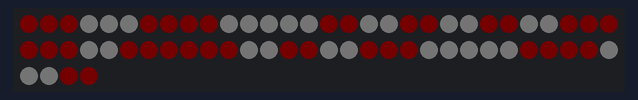
A sketch run on a simulated Arduino Uno, built with avr-gcc and run on an emulated ATmega328P. On the bench: 64 RGB LEDs in strip order, left to right, continuing on the next row. Dim RGB values are drawn brighter than linear.

Above: at 0.1 s.
At 1.1 s:
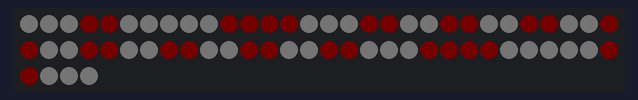
At 2.1 s:
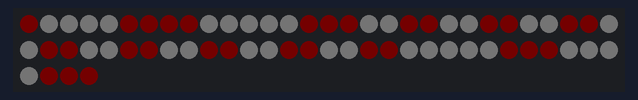
At 3.1 s:
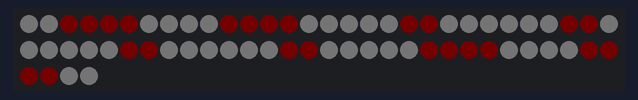
At 4.1 s:
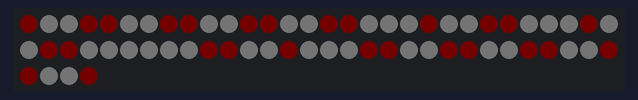
At 5.1 s:
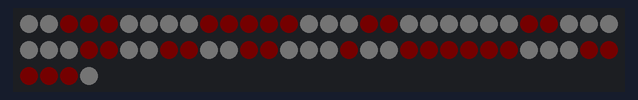

Measured:
- by itself, everything shown: repeats every 6.0 s, in 6 steps
- what the display in image 1 shows lasts 1.0 s, from 1.0 s to 2.0 s

The sketch:

matrix_rgb.ino
```cpp
#include <Adafruit_NeoPixel.h>
#ifdef __AVR__
#include <avr/power.h>
#endif
#define PIN            6
#define NUMPIXELS      64
#define BRIGHTNESS 1
Adafruit_NeoPixel pixels = Adafruit_NeoPixel(NUMPIXELS, PIN, NEO_GRB + NEO_KHZ800);

//COLOURS
uint32_t pixel_off = pixels.Color(0, 0, 0);
uint32_t white = pixels.Color(255, 255, 255);
uint32_t red = pixels.Color(255, 0, 0);

//FONTS MATRIXES
int blank_space[8][8] = {
  {0, 0, 0, 0, 0, 0, 0, 0},
  {0, 0, 0, 0, 0, 0, 0, 0},
  {0, 0, 0, 0, 0, 0, 0, 0},
  {0, 0, 0, 0, 0, 0, 0, 0},
  {0, 0, 0, 0, 0, 0, 0, 0},
  {0, 0, 0, 0, 0, 0, 0, 0},
  {0, 0, 0, 0, 0, 0, 0, 0},
  {0, 0, 0, 0, 0, 0, 0, 0}
};
int A[8][8] = {{0, 0, 0, 1, 1, 1, 1, 0}, {0, 0, 1, 1, 1, 1, 1, 0}, {0, 1, 1, 0, 0, 1, 1, 0}, {0, 1, 1, 0, 0, 1, 1, 0},
  {0, 1, 1, 1, 1, 1, 1, 0}, {0, 1, 1, 1, 1, 1, 1, 0}, {0, 1, 1, 0, 0, 1, 1, 0}, {0, 1, 1, 0, 0, 1, 1, 0}
};
int C[8][8] = {{0, 0, 0, 1, 1, 1, 0, 0}, {0, 0, 1, 1, 1, 1, 1, 0}, {0, 1, 1, 0, 0, 1, 1, 0}, {0, 1, 1, 0, 0, 0, 0, 0},
  {0, 1, 1, 0, 0, 0, 0, 0}, {0, 1, 1, 0, 0, 1, 1, 0}, {0, 0, 1, 1, 1, 1, 1, 0}, {0, 0, 0, 1, 1, 1, 0, 0}
};
int O[8][8] = {{0, 0, 0, 1, 1, 0, 0, 0}, {0, 0, 1, 1, 1, 1, 0, 0}, {0, 1, 1, 0, 0, 1, 1, 0}, {0, 1, 1, 0, 0, 1, 1, 0},
  {0, 1, 1, 0, 0, 1, 1, 0}, {0, 1, 1, 0, 0, 1, 1, 0}, {0, 0, 1, 1, 1, 1, 0, 0}, {0, 0, 0, 1, 1, 0, 0, 0}
};
int D[8][8] = {{0, 1, 1, 1, 1, 0, 0, 0}, {0, 1, 1, 1, 1, 1, 0, 0}, {0, 1, 1, 0, 0, 1, 1, 0}, {0, 1, 1, 0, 0, 1, 1, 0},
  {0, 1, 1, 0, 0, 1, 1, 0}, {0, 1, 1, 0, 0, 1, 1, 0}, {0, 1, 1, 1, 1, 1, 0, 0}, {0, 1, 1, 1, 1, 0, 0, 0}
};
int I[8][8] = {{0, 0, 1, 1, 1, 1, 0, 0}, {0, 0, 1, 1, 1, 1, 0, 0}, {0, 0, 0, 1, 1, 0, 0, 0}, {0, 0, 0, 1, 1, 0, 0, 0},
  {0, 0, 0, 1, 1, 0, 0, 0}, {0, 0, 0, 1, 1, 0, 0, 0}, {0, 0, 1, 1, 1, 1, 0, 0}, {0, 0, 1, 1, 1, 1, 0, 0}
};
int N[8][8] = {{0, 1, 1, 0, 0, 1, 1, 0}, {0, 1, 1, 0, 0, 1, 1, 0}, {0, 1, 1, 1, 0, 1, 1, 0}, {0, 1, 1, 1, 0, 1, 1, 0},
  {0, 1, 1, 1, 1, 1, 1, 0}, {0, 1, 1, 0, 1, 1, 1, 0}, {0, 1, 1, 0, 0, 1, 1, 0}, {0, 1, 1, 0, 0, 1, 1, 0}
};
int G[8][8] = {{0, 0, 1, 1, 1, 0, 0, 0}, {0, 1, 1, 1, 1, 1, 0, 0}, {0, 1, 1, 0, 0, 0, 0, 0}, {0, 1, 1, 0, 0, 0, 0, 0},
  {0, 1, 1, 0, 0, 1, 1, 0}, {0, 1, 1, 0, 0, 0, 1, 0}, {0, 1, 1, 1, 1, 1, 1, 0}, {0, 0, 1, 1, 1, 1, 1, 0}
};

void setup() {
#if defined (__AVR_ATtiny85__)
  if (F_CPU == 16000000) clock_prescale_set(clock_div_1);
#endif
  pixels.setBrightness(BRIGHTNESS);
  pixels.begin();
  Serial.begin(9600);
}


void loop() {
  WordSpeller("CODING", 1000);
}


void FontRenderizer (int font[8][8], uint32_t color, uint32_t background_color) {
  int count = -1;
  for (int i = 0 ; i <= 7 ; i++) {
    for (int j = 0 ; j <= 7 ; j++) {
      if (font[i][j] == 1) {
        count = count + 1;
        pixels.setPixelColor(count, color);
      } else {
        count = count + 1;
        pixels.setPixelColor(count, background_color);
      }
    }
  }
  pixels.show();
}


void WordSpeller (String words, int time_interval) {
  for (int i = 0 ; i <= words.length() - 1 ; i++) {
    switch (words[i]) {
      case 'C':
        FontRenderizer(C, white, red);
        break;
      case 'O':
        FontRenderizer(O, red, white);
        break;
      case 'D':
        FontRenderizer(D, white, red);
        break;
      case 'I':
        FontRenderizer(I, red, white);
        break;
      case 'N':
        FontRenderizer(N, white, red);
        break;
      case 'G':
        FontRenderizer(G, red, white);
        break;
    }
    delay(time_interval);
  }
}
```
